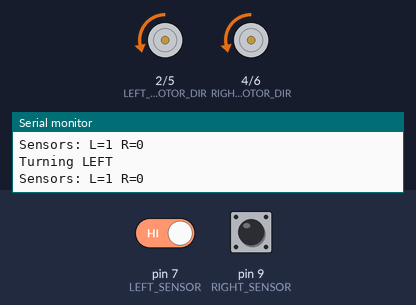
Simulated run of this sketch. Board: Arduino Uno, built with avr-gcc and run on an emulated ATmega328P. On the bench: direction and speed pins drawn as motors (green arrow = direction pin HIGH = forward, orange = LOW = backward, longer = more drive), the last lines printed to the serial monitor. The test bench sets the inputs (shaded band); at power-on: pin 7 (LEFT_SENSOR) HIGH, pin 9 (RIGHT_SENSOR) LOW.

Above: at 2.2 s.
2.3 s: pin 7 (LEFT_SENSOR) driven LOW
At 3.1 s:
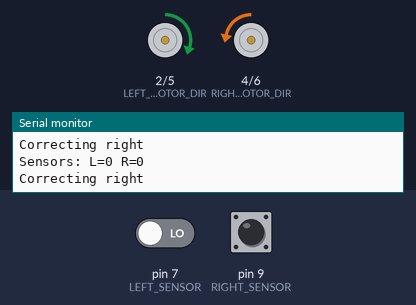
3.8 s: pin 9 (RIGHT_SENSOR) driven HIGH
At 4.3 s:
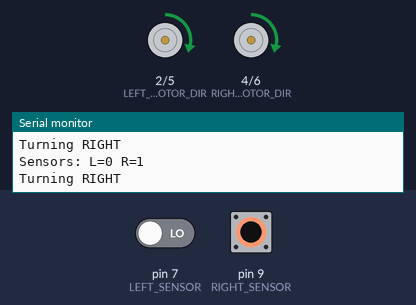
5.3 s: pin 7 (LEFT_SENSOR) driven HIGH
At 6.0 s:
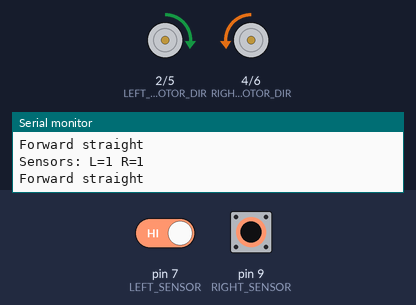
6.9 s: pin 9 (RIGHT_SENSOR) driven LOW
At 7.2 s:
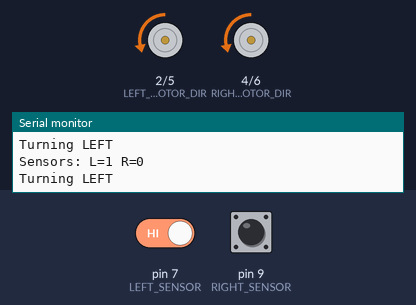
9.9 s: pin 9 (RIGHT_SENSOR) pulsed HIGH 2 times (0.12 s each, 0.3 s apart)
At 10.12 s:
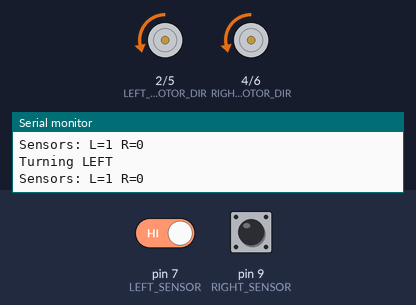
13.5 s: pin 7 (LEFT_SENSOR) driven LOW and pin 9 (RIGHT_SENSOR) driven HIGH
At 14.0 s:
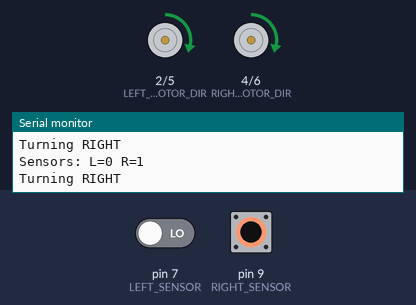
Timing chart, 0 to 16.5 s (numbered marks = the images above; inputs shaded):
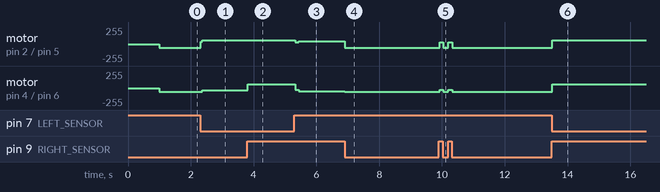

Measured:
- after the input at 2.3 s, motor on pin 2 (LEFT_MOTOR_DIR) / pin 5 (LEFT_MOTOR_PWM): backward 55/255 → forward 60/255 at once; motor on pin 4 (RIGHT_MOTOR_DIR) / pin 6 (RIGHT_MOTOR_PWM): backward 55/255 → backward 30/255 after 0.06 s
- after the input at 3.8 s, motor on pin 2 (LEFT_MOTOR_DIR) / pin 5 (LEFT_MOTOR_PWM): forward 60/255 → forward 55/255 at once; motor on pin 4 (RIGHT_MOTOR_DIR) / pin 6 (RIGHT_MOTOR_PWM): backward 30/255 → forward 55/255 at once
- after the input at 5.3 s, motor on pin 2 (LEFT_MOTOR_DIR) / pin 5 (LEFT_MOTOR_PWM): forward 55/255 → forward 25/255 at once, → forward 45/255 0.11 s later; motor on pin 4 (RIGHT_MOTOR_DIR) / pin 6 (RIGHT_MOTOR_PWM): forward 55/255 → backward 25/255 at once, → backward 45/255 0.11 s later
- after the input at 6.9 s, motor on pin 2 (LEFT_MOTOR_DIR) / pin 5 (LEFT_MOTOR_PWM): forward 45/255 → backward 55/255 at once; motor on pin 4 (RIGHT_MOTOR_DIR) / pin 6 (RIGHT_MOTOR_PWM): backward 45/255 → backward 55/255 at once
- after the input at 13.5 s, motor on pin 2 (LEFT_MOTOR_DIR) / pin 5 (LEFT_MOTOR_PWM), motor on pin 4 (RIGHT_MOTOR_DIR) / pin 6 (RIGHT_MOTOR_PWM): backward 55/255 → forward 55/255 at once

The sketch:

line-tracting.ino
```cpp
#include <Arduino.h>

// Define constants
const int BLACK = 1;  // Black line returns HIGH (1)
const int WHITE = 0;  // White surface returns LOW (0)

// Motor control pins
const int LEFT_MOTOR_DIR = 2;
const int LEFT_MOTOR_PWM = 5;
const int RIGHT_MOTOR_DIR = 4;
const int RIGHT_MOTOR_PWM = 6;

// Sensor pins
const int LEFT_SENSOR = 7;
const int RIGHT_SENSOR = 9;

// Motor speeds - SLOWER VALUES
const int BASE_SPEED = 45;        // Normal forward speed (reduced from 80)
const int TURN_SPEED = 55;        // Speed during turns (reduced from 90)
const int SLOW_SPEED = 25;        // Speed when both sensors detect black
const int CORRECTION_SPEED = 35;  // Speed for minor corrections

// Timing
const unsigned long SAMPLE_DELAY = 25;  // Slightly longer delay
const unsigned long TURN_CONTINUE_TIME = 200; // Longer turn continuation

// State variables
bool lastTurnWasLeft = false;
unsigned long lastTurnTime = 0;
int straightCounter = 0;
bool wasOnLine = false;

void setup() {
  Serial.begin(9600);
  pinMode(LEFT_SENSOR, INPUT);
  pinMode(RIGHT_SENSOR, INPUT);
  pinMode(LEFT_MOTOR_DIR, OUTPUT);
  pinMode(LEFT_MOTOR_PWM, OUTPUT);
  pinMode(RIGHT_MOTOR_DIR, OUTPUT);
  pinMode(RIGHT_MOTOR_PWM, OUTPUT);

  stopMotors();
  delay(1000);
  Serial.println("Starting line follower...");
}

void loop() {
  lineFollower();
  delay(SAMPLE_DELAY);
}

void lineFollower() {
  int leftVal = digitalRead(LEFT_SENSOR);
  int rightVal = digitalRead(RIGHT_SENSOR);

  Serial.print("Sensors: L=");
  Serial.print(leftVal);
  Serial.print(" R=");
  Serial.println(rightVal);

  // Current line detection state
  bool onLine = (leftVal == BLACK || rightVal == BLACK);

  // Case 1: Both sensors on white
  if (leftVal == WHITE && rightVal == WHITE) {
    if (wasOnLine && millis() - lastTurnTime < TURN_CONTINUE_TIME) {
      // Continue last turn direction
      if (lastTurnWasLeft) {
        smoothLeft();
        Serial.println("Continuing left turn");
      } else {
        smoothRight();
        Serial.println("Continuing right turn");
      }
    }
    else {
      // Gentle correction based on last turn direction
      if (lastTurnWasLeft) {
        slightRight();
        Serial.println("Correcting right");
      } else {
        slightLeft();
        Serial.println("Correcting left");
      }
    }
    wasOnLine = false;
    straightCounter = 0;
  }
  // Case 2: Left sensor on black (turn LEFT)
  else if (leftVal == BLACK && rightVal == WHITE) {
    turnLeft();
    lastTurnWasLeft = true;
    lastTurnTime = millis();
    straightCounter = 0;
    wasOnLine = true;
    Serial.println("Turning LEFT");
  }
  // Case 3: Right sensor on black (turn RIGHT)
  else if (leftVal == WHITE && rightVal == BLACK) {
    turnRight();
    lastTurnWasLeft = false;
    lastTurnTime = millis();
    straightCounter = 0;
    wasOnLine = true;
    Serial.println("Turning RIGHT");
  }
  // Case 4: Both sensors on black
  else if (leftVal == BLACK && rightVal == BLACK) {
    if (straightCounter > 2) { // Confident straight line
      moveForward();
      Serial.println("Forward straight");
    } else {
      moveForwardSlow();
      Serial.println("Forward cautious");
    }
    straightCounter++;
    wasOnLine = true;
  }
}

void moveForward() {
  digitalWrite(LEFT_MOTOR_DIR, HIGH);
  analogWrite(LEFT_MOTOR_PWM, BASE_SPEED);
  digitalWrite(RIGHT_MOTOR_DIR, LOW);
  analogWrite(RIGHT_MOTOR_PWM, BASE_SPEED);
}

void moveForwardSlow() {
  digitalWrite(LEFT_MOTOR_DIR, HIGH);
  analogWrite(LEFT_MOTOR_PWM, SLOW_SPEED);
  digitalWrite(RIGHT_MOTOR_DIR, LOW);
  analogWrite(RIGHT_MOTOR_PWM, SLOW_SPEED);
}

void turnLeft() {
  // Left motor backward, right motor forward
  digitalWrite(LEFT_MOTOR_DIR, LOW);
  analogWrite(LEFT_MOTOR_PWM, TURN_SPEED);
  digitalWrite(RIGHT_MOTOR_DIR, LOW);
  analogWrite(RIGHT_MOTOR_PWM, TURN_SPEED);
}

void turnRight() {
  // Left motor forward, right motor backward
  digitalWrite(LEFT_MOTOR_DIR, HIGH);
  analogWrite(LEFT_MOTOR_PWM, TURN_SPEED);
  digitalWrite(RIGHT_MOTOR_DIR, HIGH);
  analogWrite(RIGHT_MOTOR_PWM, TURN_SPEED);
}

void smoothLeft() {
  // Left motor slow forward, right motor faster forward
  digitalWrite(LEFT_MOTOR_DIR, HIGH);
  analogWrite(LEFT_MOTOR_PWM, CORRECTION_SPEED);
  digitalWrite(RIGHT_MOTOR_DIR, LOW);
  analogWrite(RIGHT_MOTOR_PWM, TURN_SPEED);
}

void smoothRight() {
  // Left motor faster forward, right motor slow forward
  digitalWrite(LEFT_MOTOR_DIR, HIGH);
  analogWrite(LEFT_MOTOR_PWM, TURN_SPEED);
  digitalWrite(RIGHT_MOTOR_DIR, LOW);
  analogWrite(RIGHT_MOTOR_PWM, CORRECTION_SPEED);
}

void slightLeft() {
  // Very slight left adjustment
  digitalWrite(LEFT_MOTOR_DIR, HIGH);
  analogWrite(LEFT_MOTOR_PWM, BASE_SPEED - 15);
  digitalWrite(RIGHT_MOTOR_DIR, LOW);
  analogWrite(RIGHT_MOTOR_PWM, BASE_SPEED + 15);
}

void slightRight() {
  // Very slight right adjustment
  digitalWrite(LEFT_MOTOR_DIR, HIGH);
  analogWrite(LEFT_MOTOR_PWM, BASE_SPEED + 15);
  digitalWrite(RIGHT_MOTOR_DIR, LOW);
  analogWrite(RIGHT_MOTOR_PWM, BASE_SPEED - 15);
}

void stopMotors() {
  digitalWrite(LEFT_MOTOR_DIR, LOW);
  digitalWrite(RIGHT_MOTOR_DIR, LOW);
  analogWrite(LEFT_MOTOR_PWM, 0);
  analogWrite(RIGHT_MOTOR_PWM, 0);
}
```
